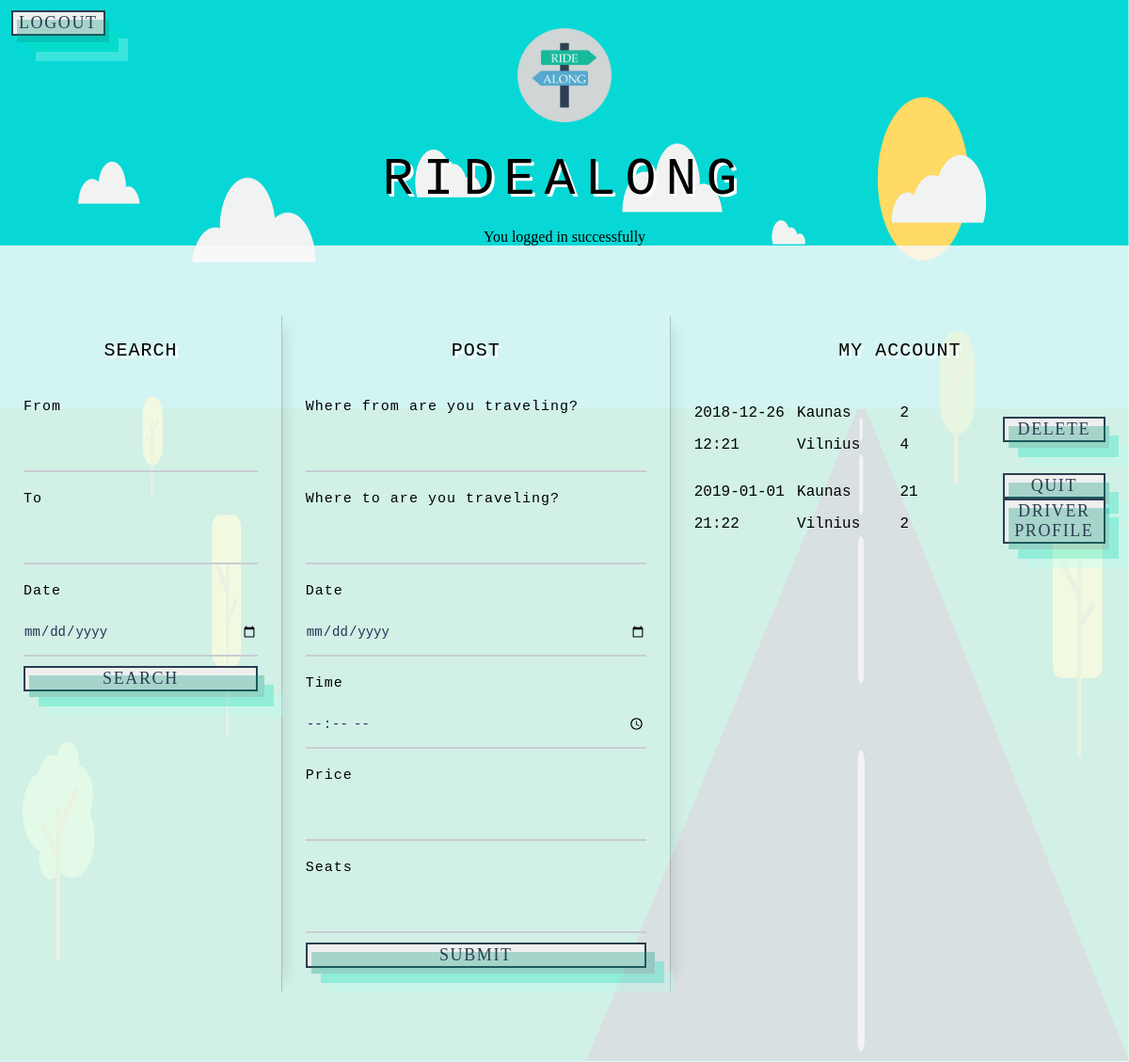
The page /index.php?login=success (signed in) on the database its author committed.
### tables this page shows
CREATE TABLE `trips` (
  `id` int(11) NOT NULL,
  `trip_start_date` varchar(32) NOT NULL,
  `trip_start_time` varchar(32) NOT NULL,
  `trip_from` varchar(32) NOT NULL,
  `trip_to` varchar(32) NOT NULL,
  `price` int(11) NOT NULL,
  `seats` int(11) NOT NULL,
  `rating` int(11) DEFAULT NULL,
  `driver` int(11) NOT NULL
);

### myaccount.php (the view)
<?php
require 'includes/dbh.inc.php';
$userId = $_SESSION['userId'];
$sql = "SELECT * FROM trips WHERE driver=?";
$stmt = mysqli_stmt_init($conn);
if(!mysqli_stmt_prepare($stmt, $sql)) {
    header("Location: ../index.php?error=sqlerrorOne");
    exit();
} else {
    mysqli_stmt_bind_param($stmt, "i", $userId);
    mysqli_stmt_execute($stmt);
    $result = mysqli_stmt_get_result($stmt);
    if($row = mysqli_fetch_assoc($result)) {
        echo "<div class='myaccount_now-trips'>";
            echo "<div class='now-trips_date'>";
                echo "<p>". $row['trip_start_date'] ."</p>";
                echo "<p>". $row['trip_start_time'] ."</p>";
            echo "</div>";
            echo "<div class='now-trips_from-to'>";
                echo "<p>". $row['trip_from'] ."</p>";
                echo "<p>". $row['trip_to'] ."</p>";
            echo "</div>";
            echo "<div class='now-trips_price-seats'>";
                echo "<p>". $row['price'] ."</p>";
                echo "<p>". $row['seats'] ."</p>";
            echo "</div>";
            echo "<div class='now-trips_buttons-delete'>";
                echo "<form action='includes/handledelete.inc.php' method='post'>
                <input type='hidden' name='trip-id' value=". $row['id'] ." />
                <button type='submit' name='now-trips_delete-trip' id='now-trips_delete-trip'>Delete</button>
                </form>";
            echo "</div>";
        echo "</div>";
    } else {
        echo "<p>You don't have any trips</p>";
    }
}
$sql = "SELECT * FROM trips WHERE id IN (SELECT trip_reserved FROM passanger WHERE passenger_id=?)";
$stmt = mysqli_stmt_init($conn);
if(!mysqli_stmt_prepare($stmt, $sql)) {
    header("Location: ../index.php?error=sqlerrorOne");
    exit();
} else {
    mysqli_stmt_bind_param($stmt, "i", $userId);
    mysqli_stmt_execute($stmt);
    $result = mysqli_stmt_get_result($stmt);
    if($row = mysqli_fetch_assoc($result)) {
        echo "<div class='myaccount_now-trips'>";
            echo "<div class='now-trips_date'>";
                echo "<p>". $row['trip_start_date'] ."</p>";
                echo "<p>". $row['trip_start_time'] ."</p>";
            echo "</div>";
            echo "<div class='now-trips_from-to'>";
                echo "<p>". $row['trip_from'] ."</p>";
                echo "<p>". $row['trip_to'] ."</p>";
            echo "</div>";
            echo "<div class='now-trips_price-seats'>";
                echo "<p>". $row['price'] ."</p>";
                echo "<p>". $row['seats'] ."</p>";
            echo "</div>";
            echo "<div class='now-trips_buttons-delete'>";
                echo "<form action='includes/handlequit.inc.php' method='post'>
                <input type='hidden' name='trip-id' value=". $row['id'] ." />
                <input type='hidden' name='user-id' value=".  $userId ." />
                <button type='submit' name='now-trips_quit-trip' id='now-trips_quit-trip'>Quit</button>
                </form>";
                echo "<form action='user.php' method='get'>
                <input type='hidden' name='user' value=". $row['driver'] ." />
                <input type='hidden' name='userid' value=". $userId ." />
                <button type='submit' id='now-trips_quit-trip'>Driver Profile</button>
                </form>";
            echo "</div>";
        echo "</div>";
    } else {
        echo "You do not participate in any trips!";
    }
    exit();
}

### css/mainas.css (style rules this page uses)
body { min-height: 100vh; display: flex; flex-direction: column; justify-content: center; align-items: center; margin: 0; background: url(../fonas.png) no-repeat center center fixed; background-size: 100% 100%; position: absolute; width: 100%; }
body * { font-family: 'Roboto Mono', monospace; }
button { border: 2px solid #2c3e50; color: #2c3e50; display: block; font-family: 'open_sanscondensed_light'; font-size: 18px; letter-spacing: 0.1rem; position: relative; text-decoration: none; text-transform: uppercase; z-index: 99999; width: 100%; }
button::before { content: ""; background-color: #00997a; box-shadow: 10px 10px 0 #00e6b8, 20px 20px 0 #b3fff0; position: absolute; left: 0.25rem; top: 0.5rem; height: 102%; width: 102%; z-index: -1; transition: all 0.4s ease; opacity: 0.3; }
.myaccount_now-trips { display: flex; flex-direction: row; }
.now-trips_date, .now-trips_from-to, .now-trips_price-seats, .now-trips_price-delete, .now-trips_buttons-delete { flex-grow: 1; justify-self: center; align-self: center; flex-basis: 0; flex-shrink: 1; }

### rows shown on the page
trips: trip_start_date "2018-12-26", trip_start_time "12:21", trip_from "Kaunas", trip_to "Vilnius", price "2", seats "4"
trips: trip_start_date "2019-01-01", trip_start_time "21:22", trip_from "Kaunas", trip_to "Vilnius", price "21", seats "2"
